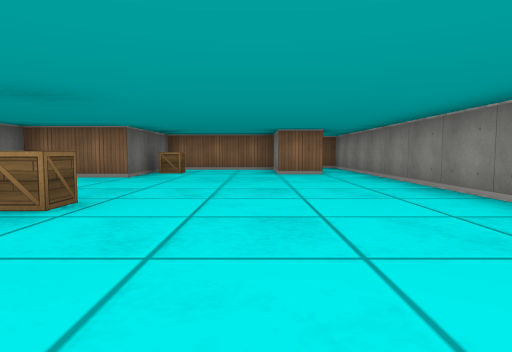
[1] (above)

23 first-person views from a walk through a cub3D ray-caster map. The camera is about half as high as the walls, tilts 4° down and sees 75° across. The floor is counted in squares. Each view is taken from the middle of a square. On the plan, view 1 faces up. The plan holds only what a view shows up to about 9 squares ahead; the rest is blank.

[2]
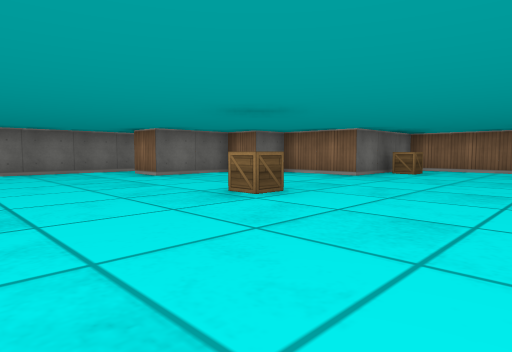

[3]
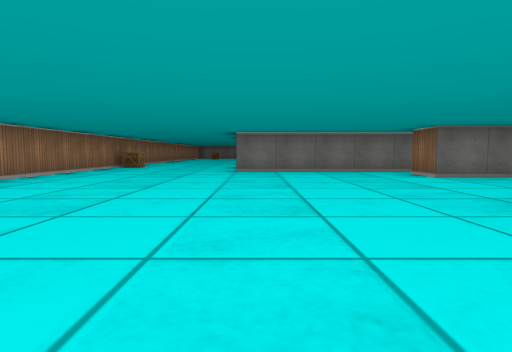

[4]
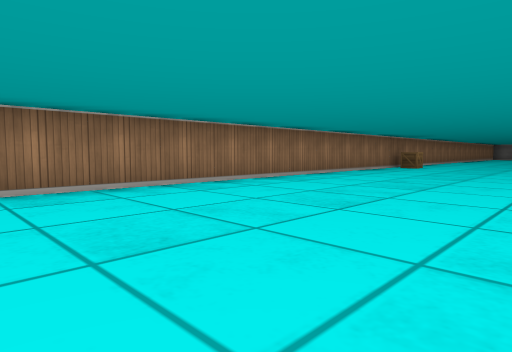

[5]
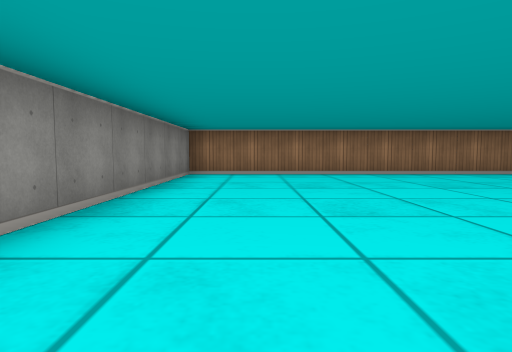

[6]
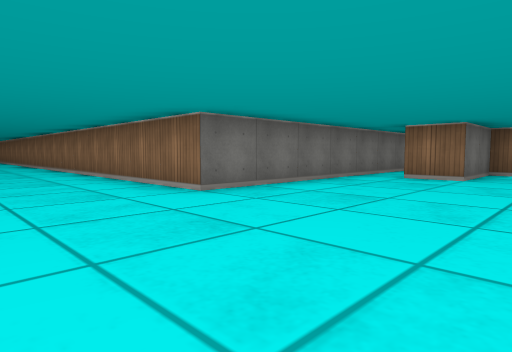

[7]
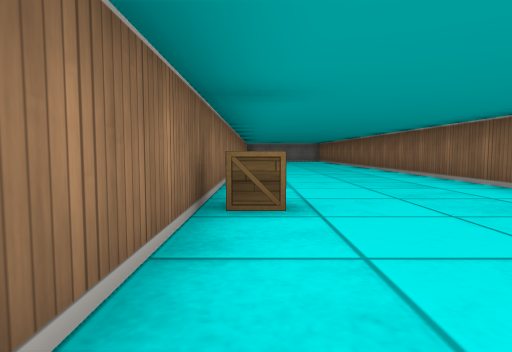

[8]
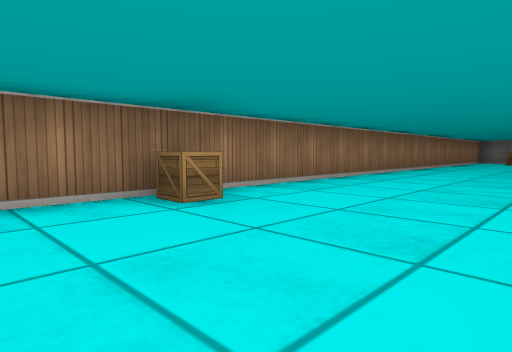

[9]
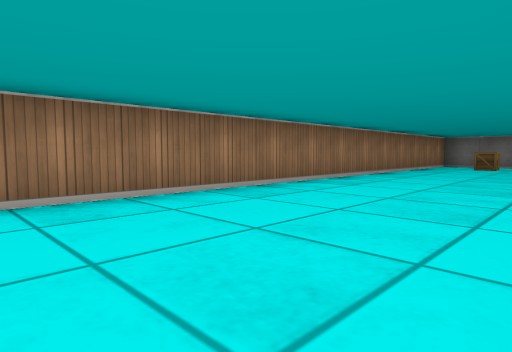

[10]
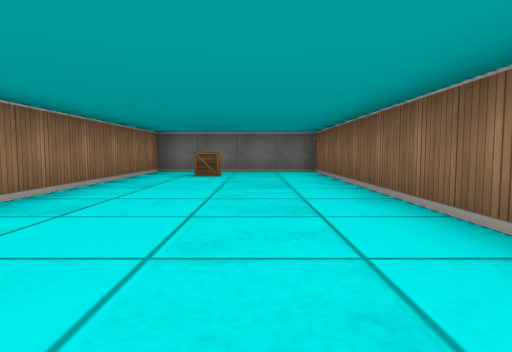

[11]
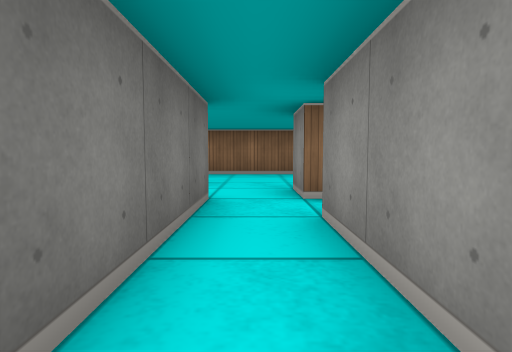

[12]
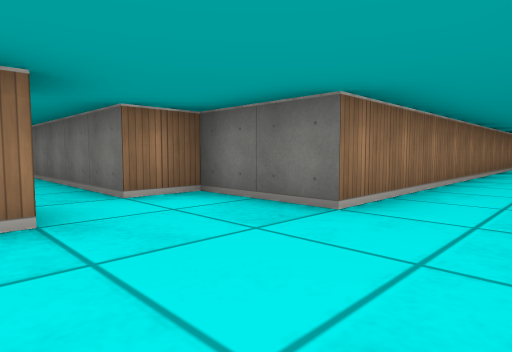

[13]
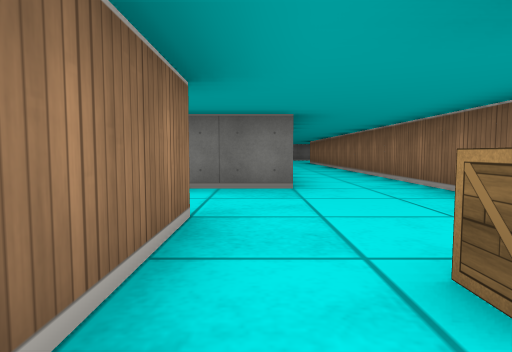

[14]
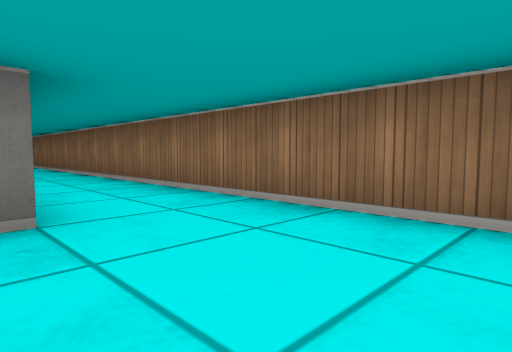

[15]
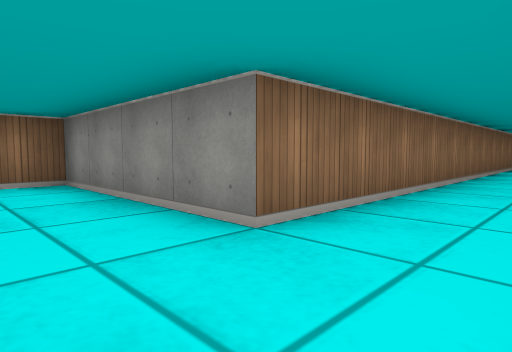

[16]
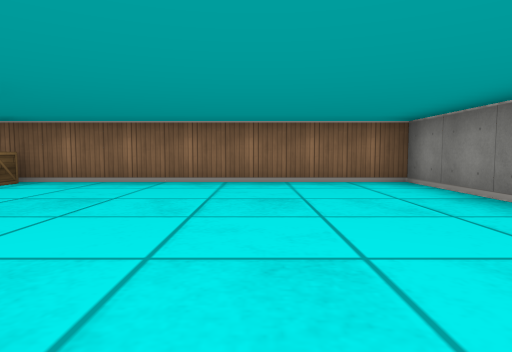

[17]
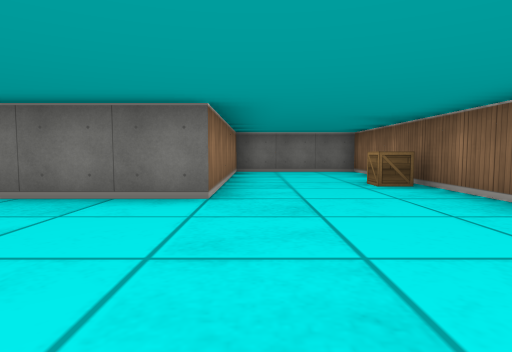

[18]
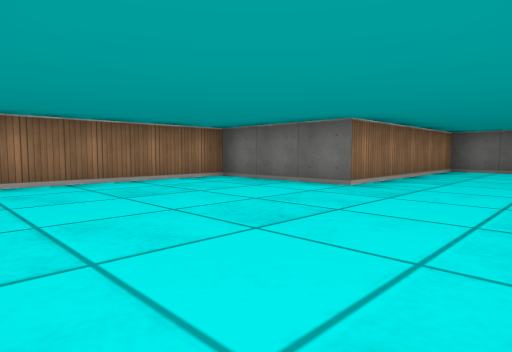

[19]
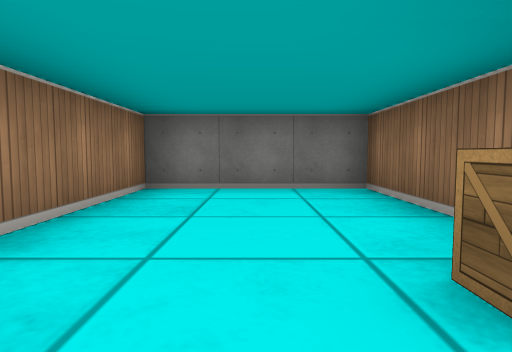

[20]
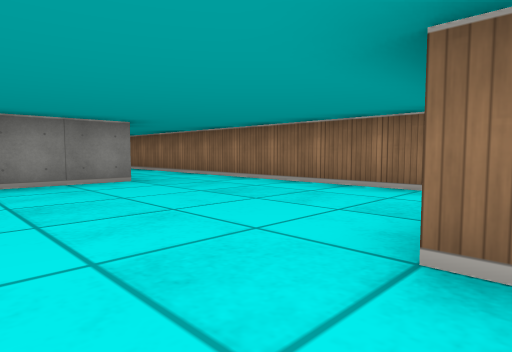

[21]
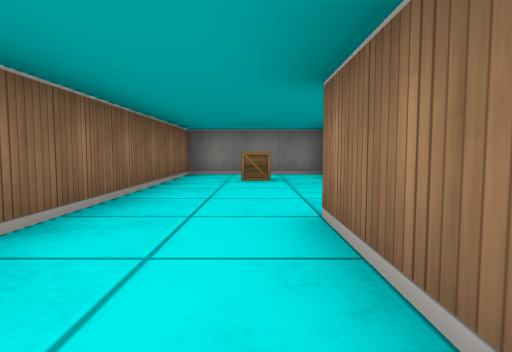

[22]
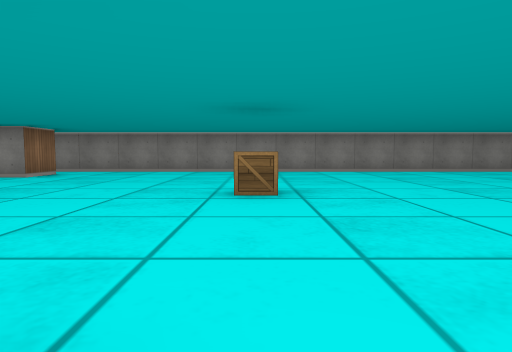

[23]
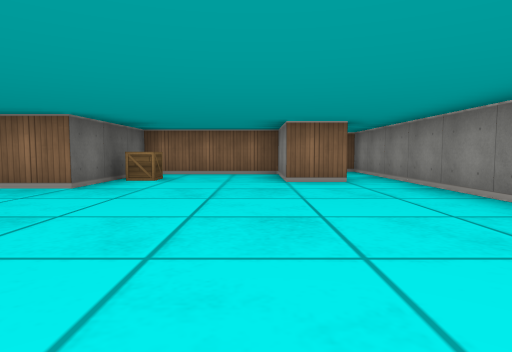

### Floor plan
Ten units are one square. View 1 is at (0, 0); x grows to the right and y downward. Boxes are objects, and circles mark ways between rooms. Rooms are numbered by the first view taken in them; rooms with no view inside come last. Other rooms are left out.
<svg viewBox="-300 -150 330 200">
<path fill="none" stroke="#000" d="M-75 -65 -75 5 -161 5M16 -75 5 -75 5 -95 -25 -95 -25 -65 -45 -65 -45 -55 -55 -55 -55 -35 -65 -35 -65 -55M-189 5 -255 5 -255 45 25 45 25 -105M-65 -65 -65 -75 -46 -75M-35 -75 -35 -105 -195 -105 -195 -145 -295 -145 -295 -115 -245 -115 -245 -85 -85 -85 -85 -65 -75 -65"/>
<rect x="-245" y="25" width="10" height="10" fill="#bbb"><title>crate</title></rect>
<rect x="-105" y="35" width="10" height="10" fill="#bbb"><title>crate</title></rect>
<rect x="-25" y="-35" width="10" height="10" fill="#bbb"><title>crate</title></rect>
<rect x="-25" y="-85" width="10" height="10" fill="#bbb"><title>crate</title></rect>
<rect x="-265" y="-145" width="10" height="10" fill="#bbb"><title>crate</title></rect>
<rect x="-55" y="-95" width="10" height="10" fill="#bbb"><title>crate</title></rect>
<circle cx="-70" cy="-60" r="3" fill="#2a7"/>
<text x="-70" y="0">1</text>
<text x="-180" y="-100">2</text>
</svg>
Room 1 opens to room 2.

Where each view was taken, in squares from view 1:
view 1: 0 up, 0 right, facing up
view 2: 0 up, 1 right, facing up-left
view 3: 0 up, 1 right, facing left
view 4: 0 up, 1 right, facing down-left
view 5: 3 up, 1 right, facing down
view 6: 3 down, 4 left, facing up-left
view 7: 4 down, 7 left, facing left
view 8: 1 down, 8 left, facing down-left
view 9: 1 down, 13 left, facing down-left
view 10: 2 down, 17 left, facing left
view 11: 3 up, 7 left, facing up
view 12: 10 up, 6 left, facing down-left
view 13: 8 up, 4 left, facing left
view 14: 8 up, 6 left, facing up-left
view 15: 9 up, 21 left, facing up-right
view 16: 9 up, 22 left, facing up
view 17: 12 up, 21 left, facing left
view 18: 14 up, 20 left, facing down-left
view 19: 13 up, 25 left, facing left
view 20: 13 up, 25 left, facing down-right
view 21: 9 up, 11 left, facing right
view 22: 3 up, 6 left, facing right
view 23: 2 up, 0 right, facing up
